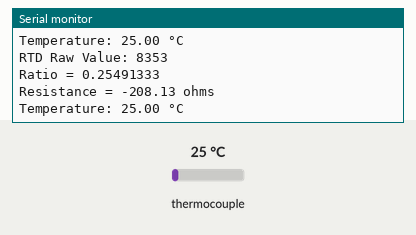
This sketch was run on a simulated Arduino Uno, built with avr-gcc and run on an emulated ATmega328P. Parts: the last lines printed to the serial monitor. The inputs (shaded band) are chosen by the test bench; at power-on: thermocouple 25 °C.

Above: at 1.2 s.
1.3 s: thermocouple set to 11 °C
At 3.0 s:
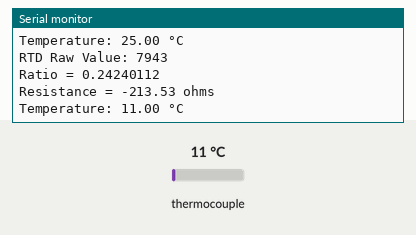
5.2 s: thermocouple set to 8 °C
At 6.0 s:
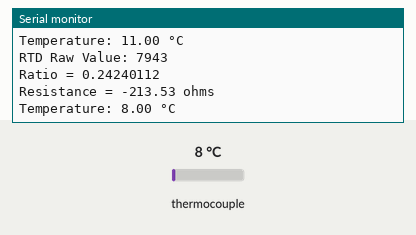
Timing chart, 0 to 8.2 s (numbered marks = the images above; inputs shaded):
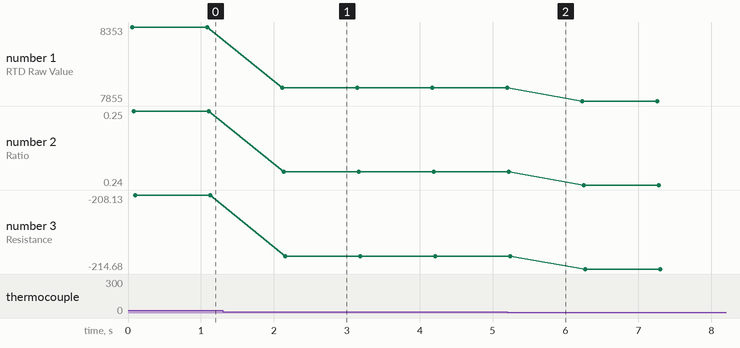

The sketch:

temperature_sensor.ino
```cpp
#include <Adafruit_MAX31865.h>

#define RREF 431.0
#define RNOMINAL 100.0

Adafruit_MAX31865 rtd = Adafruit_MAX31865(10, 11, 12, 13);

void setup()
{
  Serial.begin(9600);
  Serial.println("System Booting...");
  rtd.begin(MAX31865_3WIRE);
  Serial.println("MAX31865 RTD Sensor Initialized.");
}

void loop()
{
  uint16_t rtdRaw = rtd.readRTD();
  Serial.print("RTD Raw Value: ");
  Serial.println(rtdRaw);

  float ratio = rtdRaw / 32768.0;
  float resistance = (RREF * ratio) - 318;
  Serial.print("Ratio = ");
  Serial.println(ratio, 8);
  Serial.print("Resistance = ");
  Serial.print(resistance, 2);
  Serial.println(" ohms");

  float temperature = rtd.temperature(RNOMINAL, (RREF - 318) + 45);
  Serial.print("Temperature: ");
  Serial.print(temperature);
  Serial.println(" °C");

  delay(1000);
}
```

Measured:
- after the input at 1.3 s, the serial monitor: prints a new line after 0.81 s (image 1)
- after the input at 5.2 s, the serial monitor: prints a new line after 0.07 s (image 2)
- plotted number 1: 8353 → 7943 after the input at 1.3 s, 7943 → 7855 after the input at 5.2 s
- plotted number 2: 0.25 → 0.24 after the input at 1.3 s, 0.24 → 0.24 after the input at 5.2 s
- plotted number 3: -208.13 → -213.53 after the input at 1.3 s, -213.53 → -214.68 after the input at 5.2 s
